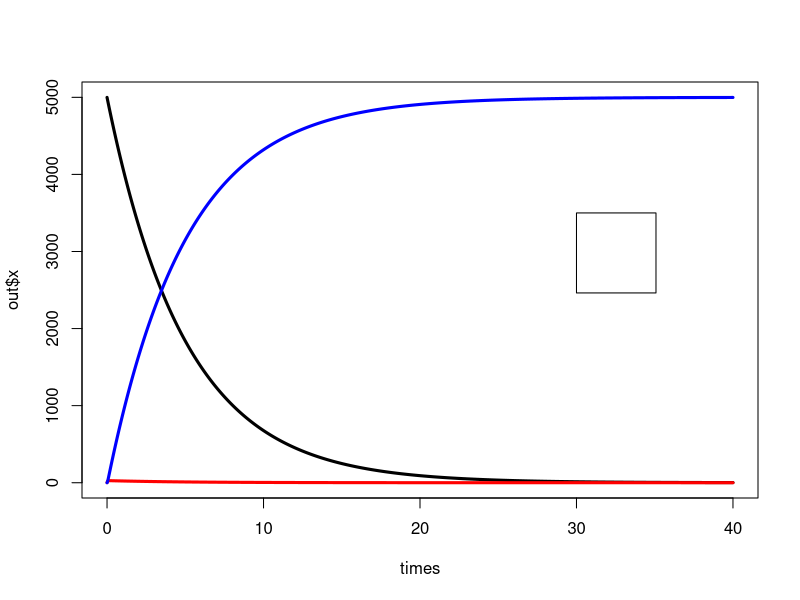

R code for this plot: (Note: this script raises an error after producing the figure.)
#example1(No interaction between Susceptibles and infectives)
parameters<-c(lambda=0.2,v=36.5)
parameters
state<-c(x=4999,y=1,z=0)
state
SIR<-function(t,state,parameters)
{
  with(as.list(c(state,parameters)),
       {
         dx<--lambda*x
         dy<-lambda*x-v*y
         dz<-v*y
         list(c(dx,dy,dz))
         
       })
}
times<-seq(0,40,by=0.01)
times
require(deSolve)
out<-as.data.frame(ode(y=state,times =times,func = SIR,parms = parameters ))
plot(times,out$x,type="l",lwd=3)
lines(times,out$y,col="red",lwd=3)
lines(times,out$z,col="blue",lwd=3)
legend(30,3500,c("S","I","R"),lty ="l",lwd=3,col = c("black","red","blue"))
#example2(interaction between suseptibles and infectives)
parameters<-c(beta=0.0085,v=36.5)
parameters
state<-c(x=4999,y=1,z=0)
state
SIR<-function(t,state,parameters)
{
  with(as.list(c(state,parameters)),
       {
         dx<--beta*x*y
         dy<-beta*y*x-v*y
         dz<-v*y
         list(c(dx,dy,dz))
         
       })
}
times<-seq(0,40,by=0.01)
times
require(deSolve)
out<-as.data.frame(ode(y=state,times =times,func = SIR,parms = parameters ))
plot(times,out$x,type="l",lwd=3)
lines(times,out$y,col="red",lwd=3)
lines(times,out$z,col="blue",lwd=3)
legend(30,3500,c("S","I","R"),lty ="l",lwd=2,col = c("black","red","blue"))
#example3(Assuming demographics)
parameters<-c(mu=0.017,beta=0.0003,sig=0.03,v=0.1)
parameters
state<-c(x=999,y=1,z=0)
state
SIR<-function(t,state,parameters)
{
  with(as.list(c(state,parameters)),
       {
         dx<-1000*mu-beta*x*y-mu*x
         dy<-beta*y*x-v*y-mu*y-sig*y
         dz<-v*y-mu*z
         list(c(dx,dy,dz))
         
       }) 
}
times<-seq(0,50,by=0.01)
times
require(deSolve)
out<-as.data.frame(ode(y=state,times =times,func = SIR,parms = parameters ))
plot(times,out$x,type="l",lwd=3 ,ylab="Freq",ylim=c(0,1000),xlab="Times in years")
lines(times,out$y,col="red",lwd=3)
lines(times,out$z,col="blue",lwd=3)

legend(30,3500,c("S","I","R"),lty ="l",lwd=2,col = c("black","red","blue"))
